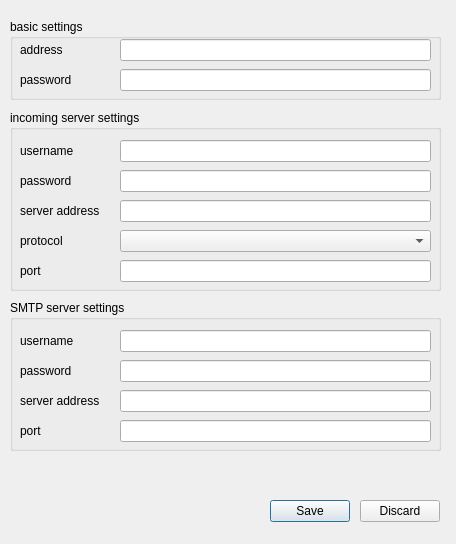
<?xml version="1.0" encoding="UTF-8"?>
<ui version="4.0">
 <class>SettingsDialog</class>
 <widget class="QDialog" name="SettingsDialog">
  <property name="geometry">
   <rect>
    <x>0</x>
    <y>0</y>
    <width>456</width>
    <height>544</height>
   </rect>
  </property>
  <property name="windowTitle">
   <string>Dialog</string>
  </property>
  <widget class="QGroupBox" name="basicSettingsGroupBox">
   <property name="geometry">
    <rect>
     <x>10</x>
     <y>19</y>
     <width>431</width>
     <height>81</height>
    </rect>
   </property>
   <property name="title">
    <string>basic settings</string>
   </property>
   <widget class="QLabel" name="addressLabel">
    <property name="geometry">
     <rect>
      <x>10</x>
      <y>20</y>
      <width>91</width>
      <height>21</height>
     </rect>
    </property>
    <property name="text">
     <string>address</string>
    </property>
   </widget>
   <widget class="QLabel" name="passLabel">
    <property name="geometry">
     <rect>
      <x>10</x>
      <y>50</y>
      <width>91</width>
      <height>21</height>
     </rect>
    </property>
    <property name="text">
     <string>password</string>
    </property>
   </widget>
   <widget class="QLineEdit" name="addressLine">
    <property name="geometry">
     <rect>
      <x>110</x>
      <y>20</y>
      <width>311</width>
      <height>22</height>
     </rect>
    </property>
   </widget>
   <widget class="QLineEdit" name="passLine">
    <property name="geometry">
     <rect>
      <x>110</x>
      <y>50</y>
      <width>311</width>
      <height>22</height>
     </rect>
    </property>
    <property name="echoMode">
     <enum>QLineEdit::Password</enum>
    </property>
   </widget>
  </widget>
  <widget class="QGroupBox" name="groupBox">
   <property name="geometry">
    <rect>
     <x>10</x>
     <y>110</y>
     <width>431</width>
     <height>181</height>
    </rect>
   </property>
   <property name="title">
    <string>incoming server settings</string>
   </property>
   <widget class="QLabel" name="inUsernameLabel">
    <property name="geometry">
     <rect>
      <x>10</x>
      <y>30</y>
      <width>91</width>
      <height>21</height>
     </rect>
    </property>
    <property name="text">
     <string>username</string>
    </property>
   </widget>
   <widget class="QLabel" name="inPassLabel">
    <property name="geometry">
     <rect>
      <x>10</x>
      <y>60</y>
      <width>91</width>
      <height>21</height>
     </rect>
    </property>
    <property name="text">
     <string>password</string>
    </property>
   </widget>
   <widget class="QLabel" name="inAddressLabel">
    <property name="geometry">
     <rect>
      <x>10</x>
      <y>90</y>
      <width>91</width>
      <height>21</height>
     </rect>
    </property>
    <property name="text">
     <string>server address</string>
    </property>
   </widget>
   <widget class="QLabel" name="inProtocolLabel">
    <property name="geometry">
     <rect>
      <x>10</x>
      <y>120</y>
      <width>91</width>
      <height>21</height>
     </rect>
    </property>
    <property name="text">
     <string>protocol</string>
    </property>
   </widget>
   <widget class="QLabel" name="inPortLabel">
    <property name="geometry">
     <rect>
      <x>10</x>
      <y>150</y>
      <width>91</width>
      <height>21</height>
     </rect>
    </property>
    <property name="text">
     <string>port</string>
    </property>
   </widget>
   <widget class="QLineEdit" name="inUsernameLine">
    <property name="geometry">
     <rect>
      <x>110</x>
      <y>30</y>
      <width>311</width>
      <height>22</height>
     </rect>
    </property>
   </widget>
   <widget class="QLineEdit" name="inAddressLine">
    <property name="geometry">
     <rect>
      <x>110</x>
      <y>90</y>
      <width>311</width>
      <height>22</height>
     </rect>
    </property>
   </widget>
   <widget class="QLineEdit" name="inPortLine">
    <property name="geometry">
     <rect>
      <x>110</x>
      <y>150</y>
      <width>311</width>
      <height>22</height>
     </rect>
    </property>
   </widget>
   <widget class="QLineEdit" name="inPassLine">
    <property name="geometry">
     <rect>
      <x>110</x>
      <y>60</y>
      <width>311</width>
      <height>22</height>
     </rect>
    </property>
    <property name="echoMode">
     <enum>QLineEdit::Password</enum>
    </property>
   </widget>
   <widget class="QComboBox" name="inProtocolBox">
    <property name="geometry">
     <rect>
      <x>110</x>
      <y>120</y>
      <width>311</width>
      <height>22</height>
     </rect>
    </property>
   </widget>
  </widget>
  <widget class="QGroupBox" name="groupBox_2">
   <property name="geometry">
    <rect>
     <x>10</x>
     <y>300</y>
     <width>431</width>
     <height>151</height>
    </rect>
   </property>
   <property name="title">
    <string>SMTP server settings</string>
   </property>
   <widget class="QLabel" name="outUsernameLabel">
    <property name="geometry">
     <rect>
      <x>10</x>
      <y>30</y>
      <width>91</width>
      <height>21</height>
     </rect>
    </property>
    <property name="text">
     <string>username</string>
    </property>
   </widget>
   <widget class="QLabel" name="outPassLabel">
    <property name="geometry">
     <rect>
      <x>10</x>
      <y>60</y>
      <width>91</width>
      <height>21</height>
     </rect>
    </property>
    <property name="text">
     <string>password</string>
    </property>
   </widget>
   <widget class="QLabel" name="outAddressLabel">
    <property name="geometry">
     <rect>
      <x>10</x>
      <y>90</y>
      <width>91</width>
      <height>21</height>
     </rect>
    </property>
    <property name="text">
     <string>server address</string>
    </property>
   </widget>
   <widget class="QLabel" name="outPortLabel">
    <property name="geometry">
     <rect>
      <x>10</x>
      <y>120</y>
      <width>91</width>
      <height>21</height>
     </rect>
    </property>
    <property name="text">
     <string>port</string>
    </property>
   </widget>
   <widget class="QLineEdit" name="outUsernameLine">
    <property name="geometry">
     <rect>
      <x>110</x>
      <y>30</y>
      <width>311</width>
      <height>22</height>
     </rect>
    </property>
   </widget>
   <widget class="QLineEdit" name="outAddressLine">
    <property name="geometry">
     <rect>
      <x>110</x>
      <y>90</y>
      <width>311</width>
      <height>22</height>
     </rect>
    </property>
   </widget>
   <widget class="QLineEdit" name="outPortLine">
    <property name="geometry">
     <rect>
      <x>110</x>
      <y>120</y>
      <width>311</width>
      <height>22</height>
     </rect>
    </property>
   </widget>
   <widget class="QLineEdit" name="outPassLine">
    <property name="geometry">
     <rect>
      <x>110</x>
      <y>60</y>
      <width>311</width>
      <height>22</height>
     </rect>
    </property>
    <property name="echoMode">
     <enum>QLineEdit::Password</enum>
    </property>
   </widget>
  </widget>
  <widget class="QPushButton" name="saveButton">
   <property name="geometry">
    <rect>
     <x>270</x>
     <y>500</y>
     <width>80</width>
     <height>22</height>
    </rect>
   </property>
   <property name="text">
    <string>Save</string>
   </property>
  </widget>
  <widget class="QPushButton" name="discardButton">
   <property name="geometry">
    <rect>
     <x>360</x>
     <y>500</y>
     <width>80</width>
     <height>22</height>
    </rect>
   </property>
   <property name="text">
    <string>Discard</string>
   </property>
  </widget>
 </widget>
 <resources/>
 <connections/>
</ui>
